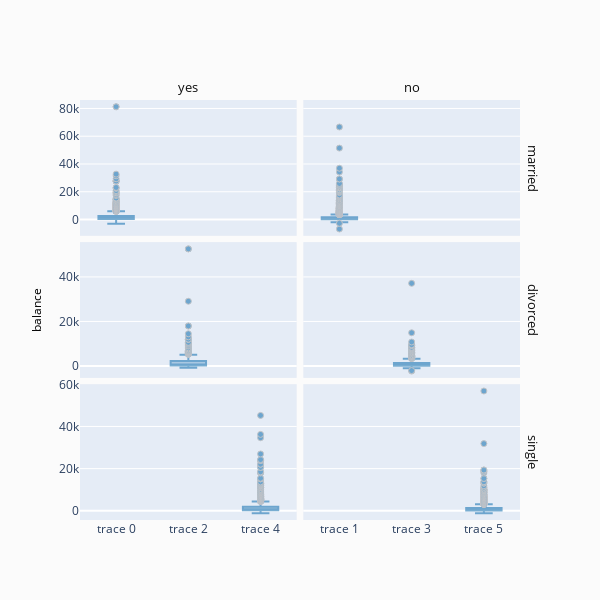

Notebook code for this chart:
### Code cell
# Hmmm We have missed some important clients with some high balances. 
# This shouldn't be happening.
fig = ff.create_facet_grid(
    df,
    y='balance',
    facet_row='marital',
    facet_col='deposit',
    trace_type='box',
)

iplot(fig, filename='facet - box traces')

### Figure 1 — Plotly figure (JSON) as saved in the notebook; plotly's stock layout.template omitted (floating-point values rounded to 4 significant figures; data arrays with more than 128 entries replaced by an {"elided": "..."} marker saying what was removed)
{"data": [{"marker": {"color": "rgb(31, 119, 180)", "line": {"color": "darkgrey", "width": 1}}, "opacity": 0.6, "type": "box", "xaxis": "x", "y": {"elided": "2583 int values"}, "yaxis": "y"}, {"marker": {"color": "rgb(31, 119, 180)", "line": {"color": "darkgrey", "width": 1}}, "opacity": 0.6, "type": "box", "xaxis": "x2", "y": {"elided": "3279 int values"}, "yaxis": "y2"}, {"marker": {"color": "rgb(31, 119, 180)", "line": {"color": "darkgrey", "width": 1}}, "opacity": 0.6, "type": "box", "xaxis": "x3", "y": {"elided": "572 int values"}, "yaxis": "y3"}, {"marker": {"color": "rgb(31, 119, 180)", "line": {"color": "darkgrey", "width": 1}}, "opacity": 0.6, "type": "box", "xaxis": "x4", "y": {"elided": "603 int values"}, "yaxis": "y4"}, {"marker": {"color": "rgb(31, 119, 180)", "line": {"color": "darkgrey", "width": 1}}, "opacity": 0.6, "type": "box", "xaxis": "x5", "y": {"elided": "1842 int values"}, "yaxis": "y5"}, {"marker": {"color": "rgb(31, 119, 180)", "line": {"color": "darkgrey", "width": 1}}, "opacity": 0.6, "type": "box", "xaxis": "x6", "y": {"elided": "1509 int values"}, "yaxis": "y6"}], "layout": {"annotations": [{"font": {"color": "#0f0f0f", "size": 13}, "showarrow": false, "text": "yes", "textangle": 0, "x": 0.2462, "xanchor": "center", "xref": "paper", "y": 1.03, "yanchor": "middle", "yref": "paper"}, {"font": {"color": "#0f0f0f", "size": 13}, "showarrow": false, "text": "no", "textangle": 0, "x": 0.7537, "xanchor": "center", "xref": "paper", "y": 1.03, "yanchor": "middle", "yref": "paper"}, {"font": {"color": "#0f0f0f", "size": 13}, "showarrow": false, "text": "married", "textangle": 90, "x": 1.03, "xanchor": "center", "xref": "paper", "y": 0.8383, "yanchor": "middle", "yref": "paper"}, {"font": {"color": "#0f0f0f", "size": 13}, "showarrow": false, "text": "divorced", "textangle": 90, "x": 1.03, "xanchor": "center", "xref": "paper", "y": 0.5, "yanchor": "middle", "yref": "paper"}, {"font": {"color": "#0f0f0f", "size": 13}, "showarrow": false, "text": "single", "textangle": 90, "x": 1.03, "xanchor": "center", "xref": "paper", "y": 0.1617, "yanchor": "middle", "yref": "paper"}, {"font": {"color": "#000000", "size": 12}, "showarrow": false, "text": "", "textangle": 0, "x": 0.5, "xanchor": "center", "xref": "paper", "y": -0.1, "yanchor": "middle", "yref": "paper"}, {"font": {"color": "#000000", "size": 12}, "showarrow": false, "text": "balance", "textangle": -90, "x": -0.1, "xanchor": "center", "xref": "paper", "y": 0.5, "yanchor": "middle", "yref": "paper"}], "height": 600, "legend": {"bgcolor": "#efefef", "borderwidth": 1, "x": 1.05, "y": 1, "yanchor": "top"}, "paper_bgcolor": "rgb(251, 251, 251)", "showlegend": false, "title": {"text": ""}, "width": 600, "xaxis": {"anchor": "y", "domain": [0, 0.4925], "matches": "x5", "showticklabels": false}, "xaxis2": {"anchor": "y2", "domain": [0.5075, 1], "matches": "x6", "showticklabels": false}, "xaxis3": {"anchor": "y3", "domain": [0, 0.4925], "matches": "x5", "showticklabels": false}, "xaxis4": {"anchor": "y4", "domain": [0.5075, 1], "matches": "x6", "showticklabels": false}, "xaxis5": {"anchor": "y5", "domain": [0, 0.4925]}, "xaxis6": {"anchor": "y6", "domain": [0.5075, 1]}, "yaxis": {"anchor": "x", "domain": [0.6767, 1]}, "yaxis2": {"anchor": "x2", "domain": [0.6767, 1], "matches": "y", "showticklabels": false}, "yaxis3": {"anchor": "x3", "domain": [0.3383, 0.6617]}, "yaxis4": {"anchor": "x4", "domain": [0.3383, 0.6617], "matches": "y3", "showticklabels": false}, "yaxis5": {"anchor": "x5", "domain": [0, 0.3233]}, "yaxis6": {"anchor": "x6", "domain": [0, 0.3233], "matches": "y5", "showticklabels": false}}}
